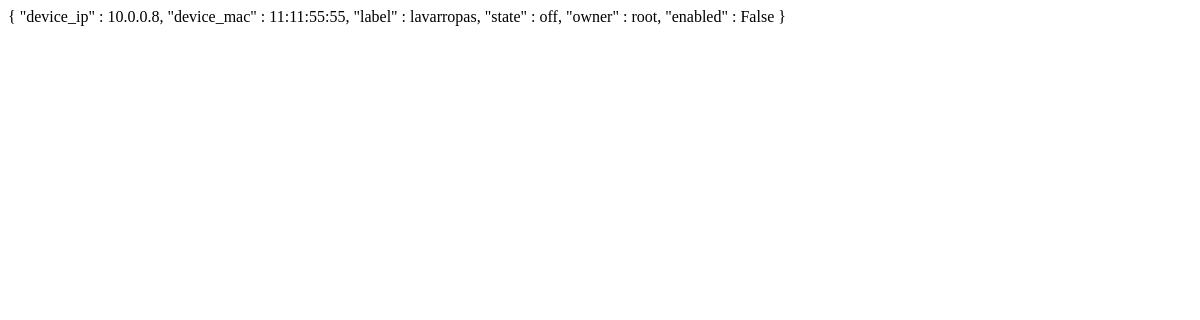
Page /devices/11/ on the earlier database version.
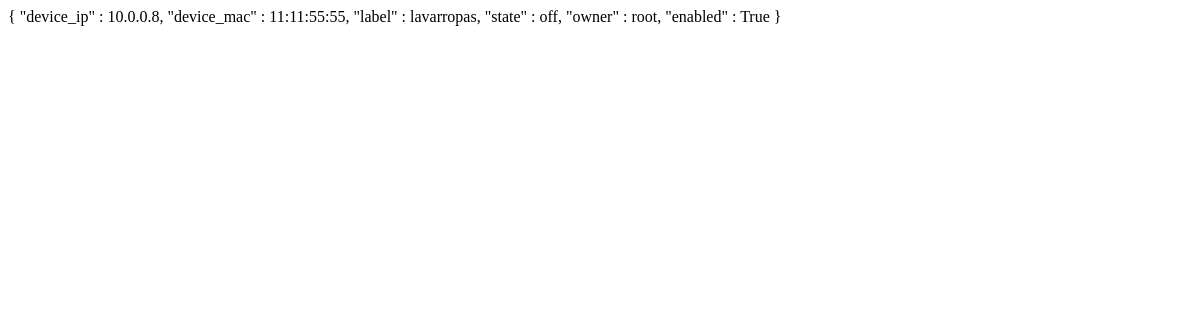
Same page on the later database version.
### devices/models.py (models this page shows, shortened)
class Device(models.Model):
    device_ip = models.CharField(max_length=100, blank=True, default='0.0.0.0')
    device_mac = models.CharField(max_length=100, blank=True, default='0')
    created = models.DateTimeField(auto_now_add=True)
    label = models.CharField(max_length=100, blank=True, default='Elektron')
    devicestate = models.ForeignKey(DeviceState)
    owner = models.ForeignKey('auth.User', related_name='devices', on_delete=models.CASCADE)
    enabled = models.BooleanField(default=False)
    class Meta:
        ordering = ('created',)

class DeviceState(models.Model):
    name = models.CharField(max_length=100, blank=True, default='0')
    description = models.CharField(max_length=255, blank=True, default='')
    class Meta:
        ordering = ('name',)
    def __unicode__(self):
        return self.name

### devices/views.py (the view)
# urls.py: url(r'^(?P<pk>[0-9]+)/$', views.DetailView.as_view(), name='detail'),
class DetailView(generic.DetailView):
    model = Device
    template_name = 'devices/devices_detail.html'

### devices/templates/devices/devices_detail.html
{ "device_ip" : {{ object.device_ip}}, "device_mac" : {{ object.device_mac }}, "label" : {{ object.label }}, "state" : {{ object.devicestate }}, "owner" : {{ object.owner }}, "enabled" : {{ object.enabled }} }

Differences in the rows shown:
changed Device "lavarropas": enabled "False" → "True"
